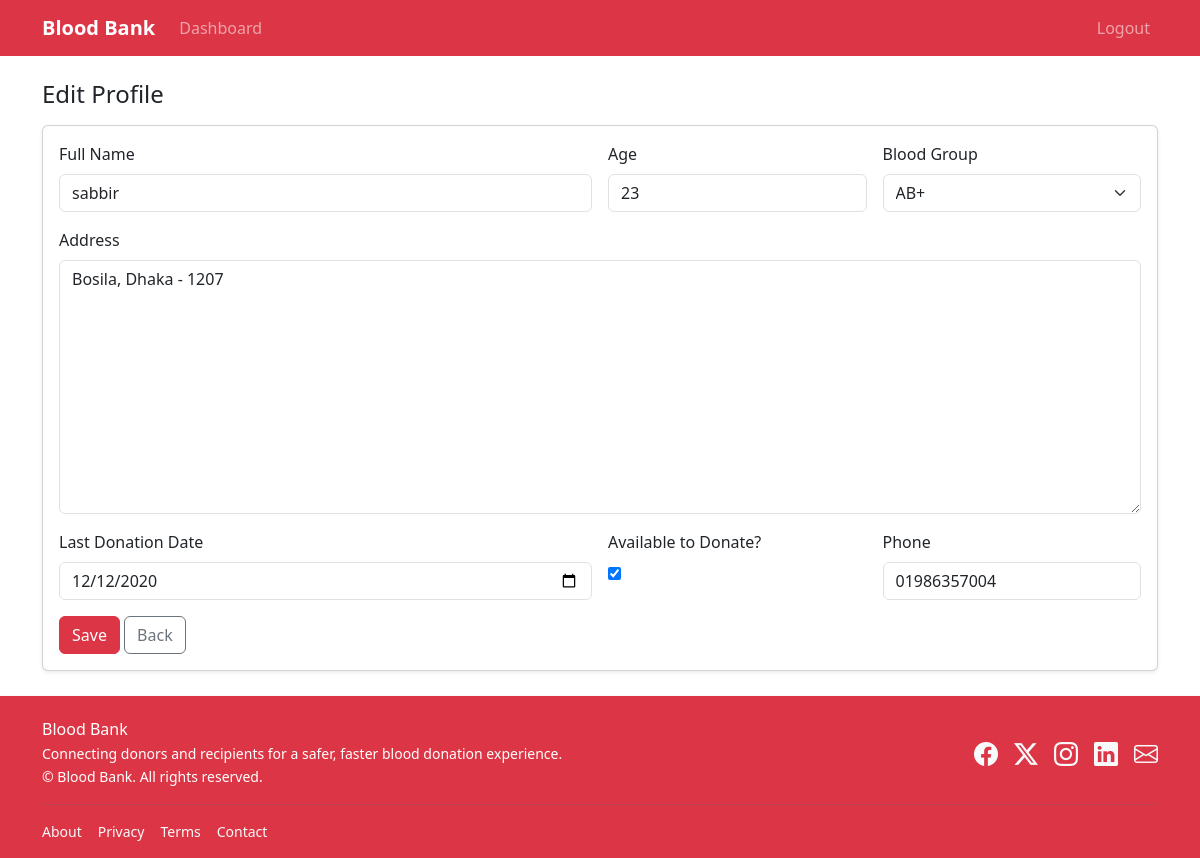
Screenshot of /dashboard/profile/ (signed in) with the database file from the repository.
### core/models.py (models this page shows, shortened)
class Profile(models.Model):
    user = models.OneToOneField(User, on_delete=models.CASCADE)
    full_name = models.CharField(max_length=150)
    age = models.PositiveIntegerField(null=True, blank=True)
    address = models.TextField(blank=True)
    blood_group = models.CharField(max_length=3, choices=BLOOD_GROUPS, default='O+')
    last_donation_date = models.DateField(null=True, blank=True)
    available = models.BooleanField(default=False)
    phone = models.CharField(max_length=30, blank=True)

### core/views.py (the view)
# urls.py: path('profile/', edit_profile, name='edit_profile'),
@login_required
def edit_profile(request):
    profile = request.user.profile
    if request.method == 'POST':
        form = ProfileForm(request.POST, instance=profile)
        if form.is_valid():
            form.save()
            messages.success(request, 'Profile updated.')
            return redirect('dashboard')
    else:
        form = ProfileForm(instance=profile)
    return render(request, 'dashboard/profile_form.html', {'form': form})

### core/forms.py
class ProfileForm(forms.ModelForm):
    class Meta:
        model = Profile
        fields = ('full_name', 'age', 'address', 'blood_group', 'last_donation_date', 'available', 'phone')
        widgets = {'last_donation_date': forms.DateInput(attrs={'type': 'date'})}

### core/templatetags/form_extras.py (called while the page is built)
@register.filter
def add_class(field, css):
    return field.as_widget(attrs={'class': css})

### templates/dashboard/profile_form.html (shortened to what this page needs)
{% extends 'base.html' %}
{% load form_extras %}
{% block content %}
<h4 class="mb-3">Edit Profile</h4>
<form method="post" class="card p-3 shadow-sm">
  <div class="row g-3">
    <div class="col-md-6">
      <label class="form-label">Full Name</label>
      {{ form.full_name|add_class:"form-control" }}
    </div>
    <div class="col-md-3">
      <label class="form-label">Age</label>
      {{ form.age|add_class:"form-control" }}
    </div>
    <div class="col-md-3">
      <label class="form-label">Blood Group</label>
      {{ form.blood_group|add_class:"form-select" }}
    </div>
    <div class="col-12">
      <label class="form-label">Address</label>
      {{ form.address|add_class:"form-control" }}
    </div>
    <div class="col-md-6">
      <label class="form-label">Last Donation Date</label>
      {{ form.last_donation_date|add_class:"form-control" }}
    </div>
    <div class="col-md-3">
      <label class="form-label">Available to Donate?</label><br>
      {{ form.available }}
    </div>
    <div class="col-md-3">
      <label class="form-label">Phone</label>
      {{ form.phone|add_class:"form-control" }}
    </div>
  </div>
  <div class="mt-3">
    <button class="btn btn-danger">Save</button>
    <a href="{% url 'dashboard' %}" class="btn btn-outline-secondary">Back</a>
  </div>
</form>
{% endblock %}

### rows the page displays
Profile: full_name "sabbir", age "23", blood_group "AB+", address "Bosila, Dhaka - 1207", last_donation_date "12/12/2020", available "☑", phone "01986357004"
